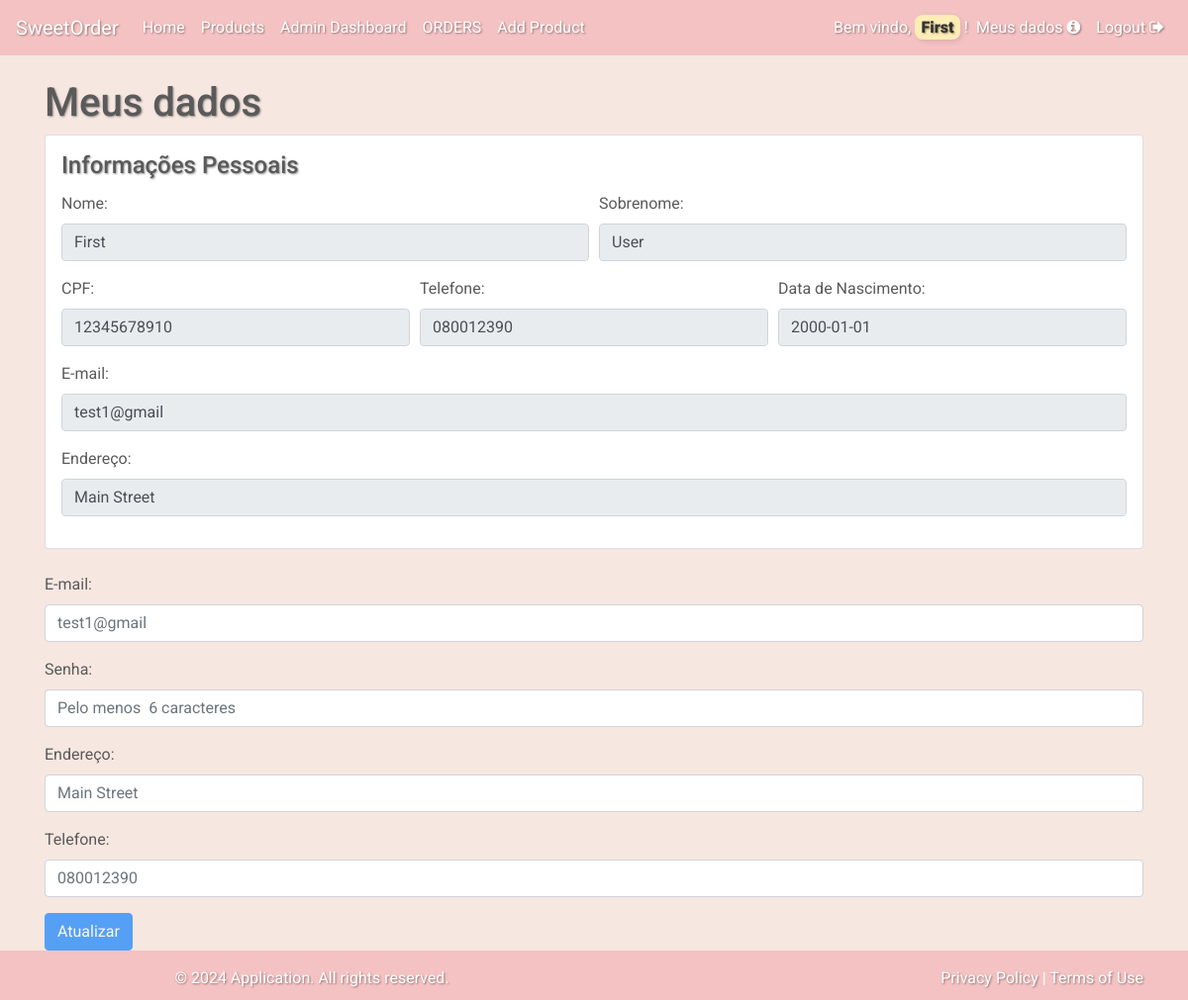
The app's page /auth/my_profile (signed in) with its own data.
### app/models.py (models this page shows)
class User(db.Model, UserMixin):
    id = db.Column(db.Integer, primary_key=True)
    first_name = db.Column(db.String(150))
    last_name = db.Column(db.String(150))
    cpf = db.Column(db.String(12))
    email = db.Column(db.String(150), unique=True)
    password = db.Column(db.String(150))
    birth_date = db.Column(db.String(20))
    address = db.Column(db.String(250))
    phone = db.Column(db.String(12))
    admin = db.Column(db.Boolean, default=False)

### app/blueprints/auth/routes.py (the view, shortened to what this page needs)
@auth.route('/my_profile', methods=['GET', 'POST'])
@login_required
def update_profile():
    user = current_user
    return render_template('auth/my_profile.html')

### app/templates/auth/my_profile.html (shortened to what this page needs)
{% extends "shared/base.html" %}
{% block content %} <h1>Meus dados </h1>
<form class="form-horizontal" method="POST" action="{{ url_for('auth.update_profile') }}">
    <div class="card p-3 mb-4">
        <h4 class="card-title">Informações Pessoais</h4>
        <div class="form-row">
            <div class="form-group col-md-6">
                <label for="first_name">Nome:</label>
                <input type="text" class="form-control" id="first_name" name="first_name" value="{{current_user.first_name}}" readonly>
            </div>
            <div class="form-group col-md-6">
                <label for="last_name">Sobrenome:</label>
                <input type="text" class="form-control" id="last_name" name="last_name" value="{{current_user.last_name}}" readonly>
            </div>
        </div>
        <div class="form-row">
            <div class="form-group col-md-4">
                <label for="cpf">CPF:</label>
                <input type="text" class="form-control" id="cpf" value="{{current_user.cpf}}" readonly>
            </div>
            <div class="form-group col-md-4">
                <label for="phone">Telefone:</label>
                <input type="text" class="form-control" id="phone" value="{{current_user.phone}}" readonly>
            </div>
            <div class="form-group col-md-4">
                <label for="birthdate">Data de Nascimento:</label>
                <input type="text" class="form-control" id="birthdate" value="{{current_user.birth_date}}" readonly>
            </div>
        </div>
        <div class="form-group">
            <label for="email">E-mail:</label>
            <input type="text" class="form-control" id="email" value="{{current_user.email}}" readonly>
        </div>
        <div class="form-group">
            <label for="address">Endereço:</label>
            <input type="text" class="form-control" id="address" value="{{current_user.address}}" readonly>
        </div>
    </div>
    <div class="form-group">
        <label for="email">E-mail:</label>
        <input type="email" class="form-control" id="email" name="email" placeholder="{{current_user.email}}">
    </div>
    <div class="form-group">
        <label for="password">Senha:</label>
        <input type="password" class="form-control" id="password" name="password" placeholder="Pelo menos  6 caracteres">
    </div>
    <div class="form-group">
        <label for="address">Endereço:</label>
        <input type="text" class="form-control" id="address" name="address" placeholder="{{current_user.address}}">
    </div>
    <div class="form-group">
        <label for="phone">Telefone:</label>
        <input type="text" class="form-control" id="phone" name="phone" placeholder="{{current_user.phone}}">
    </div>
    <button type="submit" class="btn btn-primary" id="updateBtn" disabled>Atualizar</button>
</form>
{% endblock %}

### app/templates/shared/base.html (shortened to what this page needs)
<!doctype html>
<html lang="en">
    <head>
        <link href="https://stackpath.bootstrapcdn.com/bootstrap/4.5.2/css/bootstrap.min.css" rel="stylesheet">
        <link href="{{ url_for('static', filename='css/custom.css') }}" rel="stylesheet">
        <link href="https://cdnjs.cloudflare.com/ajax/libs/bootstrap-icons/1.5.0/font/bootstrap-icons.min.css" rel="stylesheet">
        <link href="https://cdnjs.cloudflare.com/ajax/libs/font-awesome/5.15.4/css/all.min.css" rel="stylesheet">
        <link rel="stylesheet" href="https://cdnjs.cloudflare.com/ajax/libs/font-awesome/4.7.0/css/font-awesome.min.css">
    </head>
    <body>
        <nav class="navbar navbar-expand-lg navbar-custom">
            <a class="navbar-brand">SweetOrder</a>
            <div class="collapse navbar-collapse" id="navbarNav">
                <ul class="navbar-nav mr-auto">
                    <li class="nav-item">
                        <a class="nav-link" href="{{ url_for('auth.home') }}">Home</a>
                    </li>
                    <li class="nav-item">
                        <a class="nav-link" href="{{ url_for('client.products') }}">Products</a>
                    </li>
                    {% if current_user.admin %}
                    <li class="nav-item">
                        <a class="nav-link" href="{{ url_for('admin.adm_Dashboard') }}">Admin Dashboard</a>
                    </li>
                    <li class="nav-item">
                        <a class="nav-link" href="{{ url_for('admin.admin_orders') }}">ORDERS</a>
                    </li>
                    <li class="nav-item">
                        <a class="nav-link" href="{{ url_for('admin.addprod') }}">Add Product</a>
                    </li>
                    {% endif %}
                </ul>
                <ul class="navbar-nav">
                    {% if current_user.is_authenticated %}
                    <li class="nav-item">
                        <span class="navbar-text">
                            <a>Bem vindo, <mark><b> {{ current_user.first_name }}</b></mark> !</a>
                        </span>
                    </li>
                    <li class="nav-item">
                        <a class="nav-link" href="{{ url_for('auth.update_profile') }}">Meus dados <i class="fa fa-info-circle"></i></a>
                    </li>
                    <li class="nav-item">
                        <a class="nav-link" href="{{ url_for('auth.logout') }}">Logout <i class="fa fa-sign-out"></i></a>
                    </li>
                    {% endif %}
                </ul>
            </div>
        </nav>
        <div class="d-flex flex-column min-vh-100">
            <div class="container mt-4 mb-auto">
                {% block content %}{% endblock %}
            </div>
        </div>
        <footer class="footer-custom mt-auto py-3">
            <div class="container">
                <div class="row">
                    <div class="col-md-6">
                        <p>&copy; 2024 Application. All rights reserved.</p>
                    </div>
                    <div class="col-md-6 text-right">
                        <a href="#">Privacy Policy</a> | <a href="#">Terms of Use</a>
                    </div>
                </div>
            </div>
        </footer>
    </body>
</html>

### app/static/css/custom.css (style rules this page uses)
html, body { height: 100%; margin: 0; }
.container { min-height: 100%; display: flex; flex-direction: column; }
.container .row { flex-grow: 1; }
a, h1, h2, h3, h4, h5, h6, p, th, td { text-shadow: 1px 1px 2px rgba(0, 0, 0, 0.4); }
mark { background-color: #ffedb6; color: #333; border-radius: 8px; padding: 0.2em 0.4em; box-shadow: 2px 2px 5px rgba(0, 0, 0, 0.1); font-weight: bold; }
.container { padding-bottom: 50px; }
body { font-family: 'Roboto', sans-serif; background-color: #f7e7e1; color: #5a5a5a; }
.navbar-custom { background-color: #f4c2c2; color: #ffffff; }
.navbar-custom .navbar-brand, .navbar-custom .nav-link, .navbar-custom .navbar-text { color: #ffffff; }
footer { position: relative; bottom: 0; width: 100%; height: 50px; background-color: #f8f9fa; text-align: center; padding: 10px; }
.footer-custom { background-color: #f4c2c2; color: #ffffff; padding: 20px 0; position: fixed; width: 100%; bottom: 0; }
.footer-custom a { color: #ffffff; text-decoration: none; }
.form-control { border-radius: 0.25rem; border: 1px solid #ced4da; }
.btn-primary { background-color: #e4a0a0; border-color: #e4a0a0; }

### records on screen
User: first_name "First", last_name "User", cpf "12345678910", phone "080012390", birth_date "2000-01-01", email "test1@gmail", address "Main Street"
